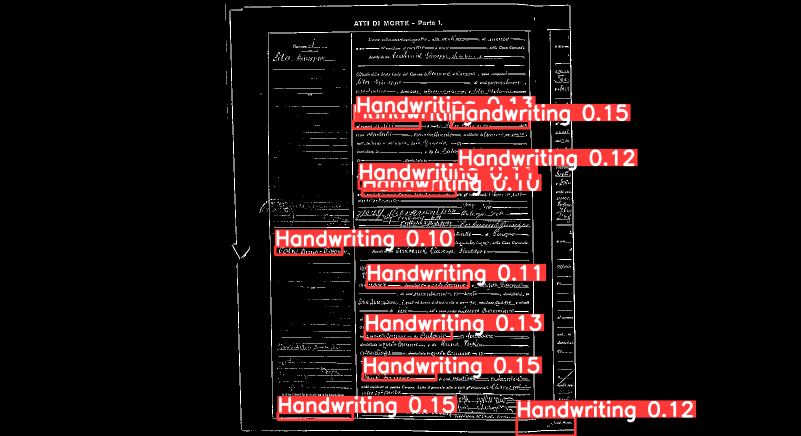
#> input picture Scripts/runs/detect/predict/Screenshot 2023-09-05 215139.png, 1602 x 871 px, found by its file name (shown at 1/2 size)
$ python img_preprocess.py
#> lines starting #> are read from the running program, lines starting #| are printed output that depends on the picture; after the words box and inside, x2 and y2 are one past the last pixel; in counts of white or black regions, pixels touching at a corner belong together
# -*- coding: utf-8 -*-
"""
Created on Tue Sep  5 21:54:45 2023

@author: Mason
"""

import cv2
import numpy as np
import os

scale_factor = 1
img = cv2.imread(r'F:\LAM\full_pages\Screenshot 2023-09-05 215139.png',  cv2.IMREAD_GRAYSCALE)
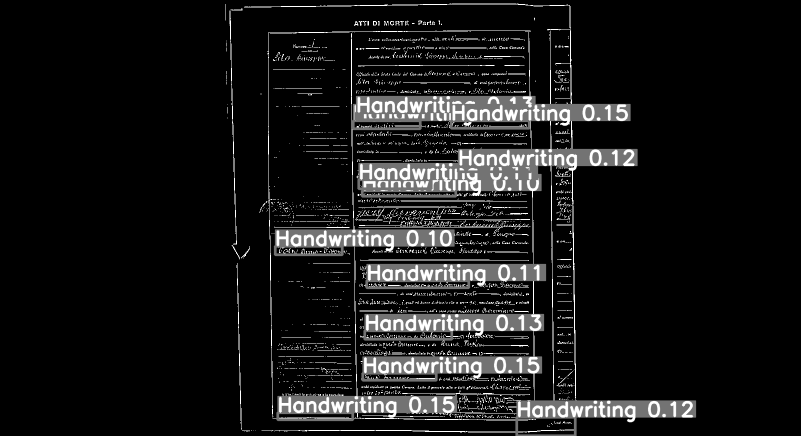
#> img: shape (871, 1602) (shown at 1/2 size); min 0, max 255, mean 22.9
img = img

h, w = img.shape
#> h = 871; w = 1602


#Shrinks image to a viewable size and displays for verification
viewable_width = w // scale_factor
#> viewable_width = 1602
viewable_height = h // scale_factor
#> viewable_height = 871


resized_img = cv2.resize(img, (viewable_width, viewable_height))

ret, binarized_img = cv2.threshold(resized_img, 0, 255, cv2.THRESH_BINARY_INV+cv2.THRESH_OTSU)
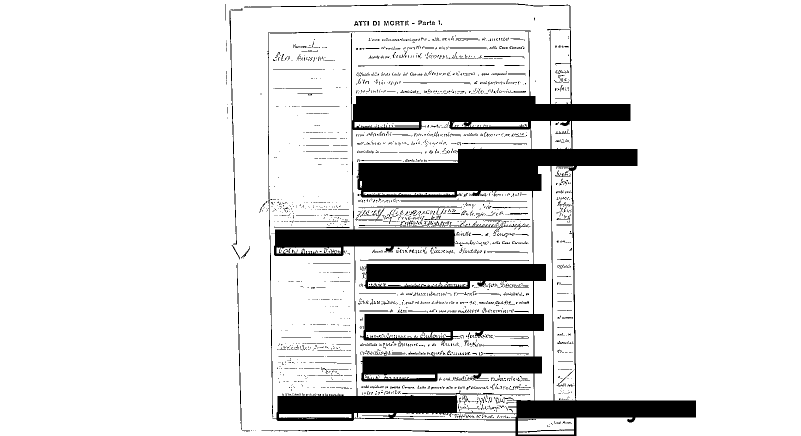
#> binarized_img: shape (871, 1602) (shown at 1/2 size); 87.2% white; 2737 black regions (2561 under 20 px), largest, box (x1, y1, x2, y2) and area: (488, 7, 1392, 871) 152036, (535, 61, 1061, 835) 1848, (459, 21, 474, 489) 828
#> ret = 85

kernel = np.array([[0, -1, 0],
                   [-1, 20,-1],
                   [0, -1, 0]])

sharp = cv2.filter2D(binarized_img, -1, kernel)
sharp_boxes = sharp.copy()
adjusted_lines = []

cv2.imshow('image', sharp_boxes)
print(adjusted_lines)
h, w = sharp.shape
print(w, h)
#| 1602 871
x = cv2.waitKey(0)
#> (key Esc is pressed here)
if x == 32:

    cv2.imwrite(r'F:\LAM\Screenshot 2023-09-05 215139.png', sharp)

elif x == 27:
    cv2.destroyAllWindows()
    quit()
#> (the program exits here)
